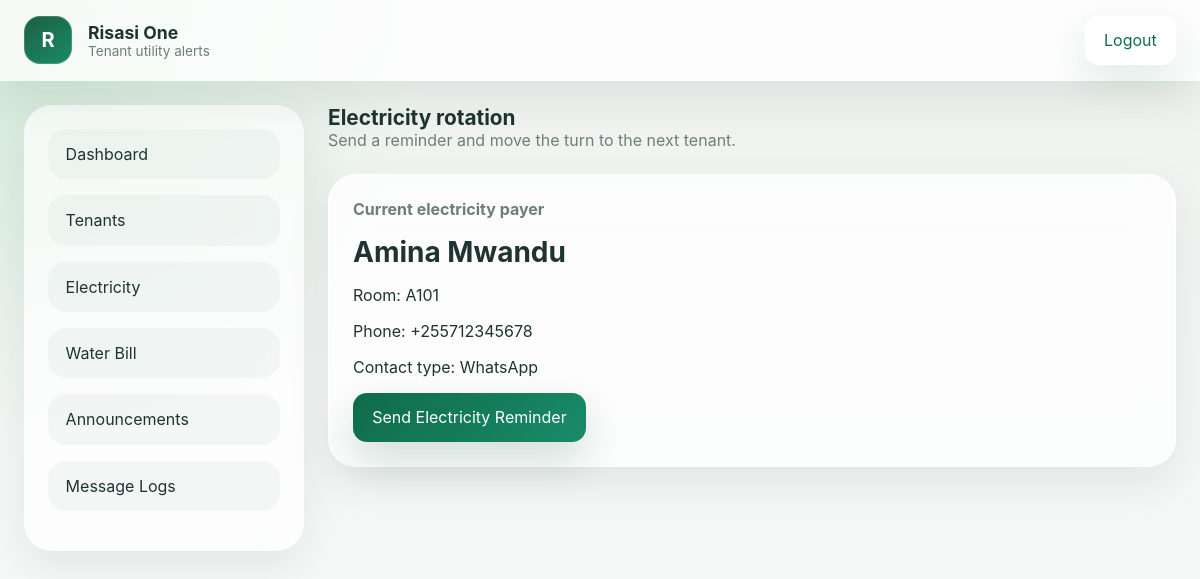
The app's page /electricity.php (signed in) with its own data.
### tables this page shows
CREATE TABLE tenants (
    id INT UNSIGNED AUTO_INCREMENT PRIMARY KEY,
    full_name VARCHAR(120) NOT NULL,
    phone_number VARCHAR(50) NOT NULL,
    room_number VARCHAR(50) NOT NULL,
    contact_type ENUM('WhatsApp','SMS/USSD') NOT NULL DEFAULT 'WhatsApp',
    status ENUM('active','inactive') NOT NULL DEFAULT 'active',
    created_at TIMESTAMP DEFAULT CURRENT_TIMESTAMP
);

### includes/auth.php (called while the page is built, shortened)
<?php
function e($value) {
    return htmlspecialchars($value, ENT_QUOTES, 'UTF-8');
}

### electricity.php (the view, shortened to what this page needs)
<?php
require_once 'includes/auth.php';
require_once 'includes/SMSService.php';
$rotationStmt = $pdo->query('SELECT * FROM electricity_rotation LIMIT 1');
$rotation = $rotationStmt->fetch();
$currentTenant = null;
if ($rotation) {
    $tenantStmt = $pdo->prepare('SELECT * FROM tenants WHERE id = ? LIMIT 1');
    $tenantStmt->execute([$rotation['current_tenant_id']]);
    $currentTenant = $tenantStmt->fetch();
}
?>
<?php include 'includes/header.php'; ?>
<?php include 'includes/sidebar.php'; ?>
<main class="content">
    <div class="section-header">
        <div>
            <h2>Electricity rotation</h2>
            <p>Send a reminder and move the turn to the next tenant.</p>
        </div>
    </div>
    <div class="card">
        <h2>Current electricity payer</h2>
        <?php if ($currentTenant): ?>
            <p><strong><?php echo e($currentTenant['full_name']); ?></strong></p>
            <p>Room: <?php echo e($currentTenant['room_number']); ?></p>
            <p>Phone: <?php echo e($currentTenant['phone_number']); ?></p>
            <p>Contact type: <?php echo e($currentTenant['contact_type']); ?></p>
            <form method="post">
                <button type="submit" class="button button-primary">Send Electricity Reminder</button>
            </form>
        <?php else: ?>
            <p>No active tenant found for electricity rotation. Add an active tenant first.</p>
        <?php endif; ?>
    </div>
</main>
<?php include 'includes/footer.php'; ?>

### assets/css/style.css (style rules this page uses)
:root { --bg: #eef2ef; --surface: #f8fbfa; --surface-strong: #ffffff; --text: #1f3430; --muted: #6f7d78; --green: #0f6b4a; --soft-green: #88c89f; --accent: #f4c451; --shadow: 0 18px 45px rgba(16, 42, 34, 0.08); }
* { box-sizing: border-box; }
html, body { margin: 0; padding: 0; min-height: 100%; font-family: Inter, system-ui, -apple-system, BlinkMacSystemFont, "Segoe UI", sans-serif; background: radial-gradient( circle at top left, rgba(166, 222, 181, 0.42), transparent 30% ), linear-gradient(180deg, #eef2ef 0%, #f8fbfa 100%); color: var(--text); }
button, input, select, textarea { font: inherit; }
.button { display: inline-flex; align-items: center; justify-content: center; padding: 0.9rem 1.2rem; border: none; border-radius: 14px; cursor: pointer; transition: transform 0.18s ease, box-shadow 0.18s ease; }
.content { display: flex; flex-direction: column; gap: 1.5rem; }
.card { background: rgba(255, 255, 255, 0.75); border-radius: 28px; border: 1px solid rgba(255, 255, 255, 0.9); box-shadow: var(--shadow); padding: 1.5rem; backdrop-filter: blur(18px); }
.card h2 { margin: 0 0 0.75rem; font-size: 1rem; color: var(--muted); }
.card strong { font-size: 1.75rem; display: block; margin-top: 0.5rem; }
.section-header { display: flex; flex-wrap: wrap; align-items: flex-end; justify-content: space-between; gap: 1rem; }
.section-header h2 { margin: 0; font-size: 1.3rem; }
.section-header p { margin: 0; color: var(--muted); }
.button-primary { background: linear-gradient(135deg, #0f6b4a, #198b68); color: #fff; box-shadow: 0 18px 40px rgba(9, 75, 52, 0.18); }

### records on screen
tenants: full_name "Amina Mwandu", room_number "A101", phone_number "+255712345678", contact_type "WhatsApp"
